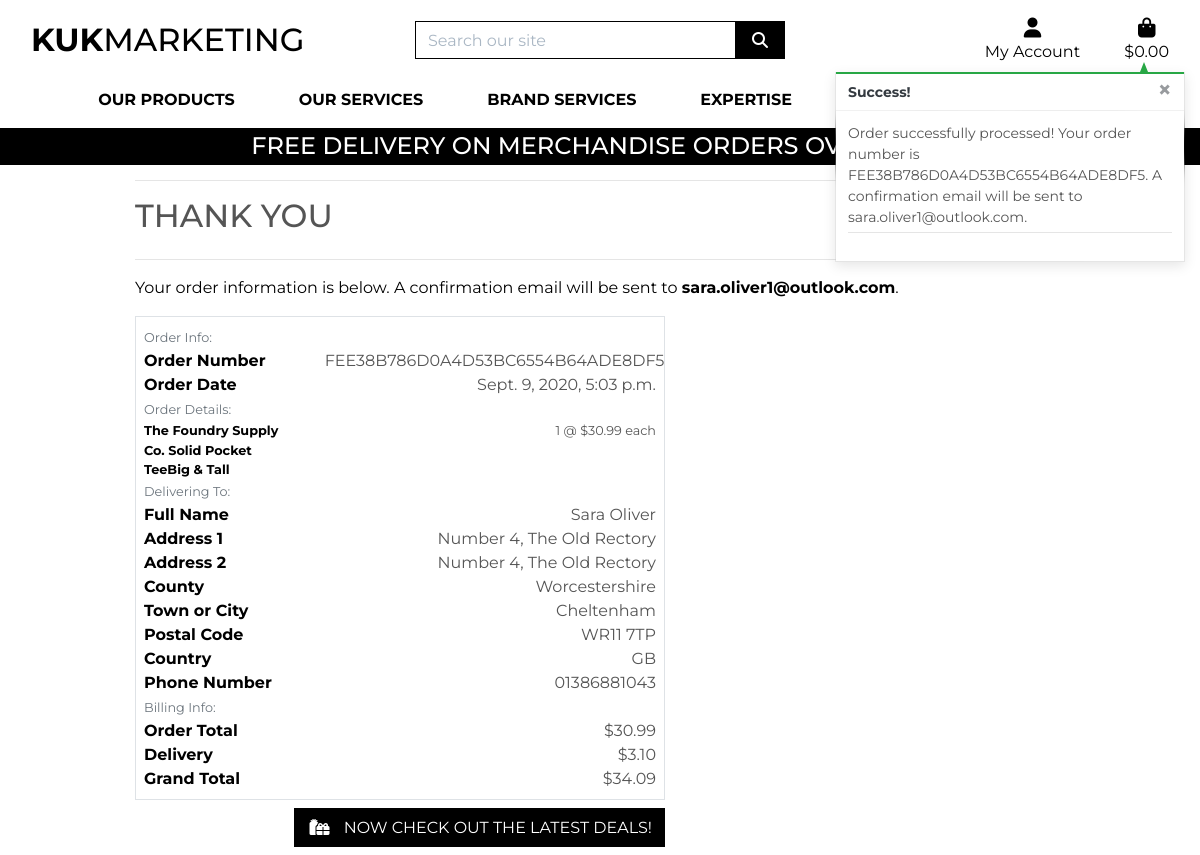
The page /checkout/checkout_success/FEE38B786D0A4D53BC6554B64ADE8DF5 on the database its author committed.
### checkout/models.py (models this page shows, shortened)
class Order(models.Model):
    order_number = models.CharField(max_length=32, null=False, editable=False)
    user_profile = models.ForeignKey(UserProfile, on_delete=models.SET_NULL,
                                     null=True, blank=True, related_name='orders')
    full_name = models.CharField(max_length=50, null=False, blank=False)
    email = models.EmailField(max_length=254, null=False, blank=False)
    phone_number = models.CharField(max_length=20, null=False, blank=False)
    country = CountryField(blank_label='Country *', null=False, blank=False)
    postcode = models.CharField(max_length=20, null=True, blank=True)
    town_or_city = models.CharField(max_length=40, null=False, blank=False)
    street_address1 = models.CharField(max_length=80, null=False, blank=False)
    street_address2 = models.CharField(max_length=80, null=True, blank=True)
    county = models.CharField(max_length=80, null=True, blank=True)
    date = models.DateTimeField(auto_now_add=True)
    delivery_cost = models.DecimalField(max_digits=6, decimal_places=2, null=False, default=0)
    order_total = models.DecimalField(max_digits=10, decimal_places=2, null=False, default=0)
    grand_total = models.DecimalField(max_digits=10, decimal_places=2, null=False, default=0)
    original_bag = models.TextField(null=False, blank=False, default='')
    stripe_pid = models.CharField(max_length=254, null=False, blank=False, default='')

class OrderLineItem(models.Model):
    order = models.ForeignKey(Order, null=False, blank=False, on_delete=models.CASCADE, related_name='lineitems')
    product = models.ForeignKey(Product, null=False, blank=False, on_delete=models.CASCADE)
    product_size = models.CharField(max_length=2, null=True, blank=True) # XS, S, M, L, XL
    quantity = models.IntegerField(null=False, blank=False, default=0)
    lineitem_total = models.DecimalField(max_digits=6, decimal_places=2, null=False, blank=False, editable=False)

### products/models.py (models this page shows, shortened)
class Product(models.Model):
    category = models.ForeignKey('Category', null=True, blank=True, on_delete=models.SET_NULL)
    sku = models.CharField(max_length=254, null=True, blank=True)
    name = models.CharField(max_length=254)
    description = models.TextField()
    has_sizes = models.BooleanField(default=False, null=True, blank=True)
    price = models.DecimalField(max_digits=6, decimal_places=2)
    rating = models.DecimalField(max_digits=6, decimal_places=2, null=True, blank=True)
    image_url = models.URLField(max_length=1024, null=True, blank=True)
    image = models.ImageField(null=True, blank=True)

### checkout/views.py (the view, shortened to what this page needs)
# urls.py: path('checkout_success/<order_number>', views.checkout_success,
def checkout_success(request, order_number):
    save_info = request.session.get('save_info')
    order = get_object_or_404(Order, order_number=order_number)
    messages.success(request, f'Order successfully processed! \
        Your order number is {order_number}. A confirmation \
        email will be sent to {order.email}.')
    if 'bag' in request.session:
        del request.session['bag']
    template = 'checkout/checkout_success.html'
    context = {
        'order': order,
    }
    return render(request, template, context)

### bag/contexts.py (called while the page is built, shortened)
def bag_contents(request):
    bag_items = []
    total = 0
    product_count = 0
    bag = request.session.get('bag', {})
    if total < settings.FREE_DELIVERY_THRESHOLD:
        delivery = total * Decimal(settings.STANDARD_DELIVERY_PERCENTAGE / 100)
        free_delivery_delta = settings.FREE_DELIVERY_THRESHOLD - total
    else:
        delivery = 0
        free_delivery_delta = 0
    grand_total = delivery + total
    context = {
        'bag_items': bag_items,
        'total': total,
        'product_count': product_count,
        'delivery': delivery,
        'free_delivery_delta': free_delivery_delta,
        'free_delivery_threshold': settings.FREE_DELIVERY_THRESHOLD,
        'grand_total': grand_total,
    }
    return context

### checkout/templates/checkout/checkout_success.html (shortened to what this page needs)
{% extends "base.html" %}
{% load static %}
{% block extra_css %}
    <link rel="stylesheet" href="{% static 'checkout/css/checkout.css' %}">
{% endblock %}
{% block page_header %}
    <div class="container header-container">
    </div>
{% endblock %}
{% block content %}
    <div class="overlay"></div>
    <div class="container">
        <div class="row">
            <div class="col">
                <hr>
                <h2 class="logo-font mb-4">Thank You</h2>
                <hr>
                <p class="text-black">Your order information is below. A confirmation email will be sent to <strong>{{ order.email }}</strong>.</p>
            </div>
        </div>
        <div class="row">
            <div class="col-12 col-lg-7">
                <div class="order-confirmation-wrapper p-2 border">
                    <div class="row">
                        <div class="col">
                            <small class="text-muted">Order Info:</small>
                        </div>
                    </div>
                    <div class="row">
                        <div class="col-12 col-md-4">
                            <p class="mb-0 text-black font-weight-bold">Order Number</p>
                        </div>
                        <div class="col-12 col-md-8 text-md-right">
                            <p class="mb-0">{{ order.order_number }}</p>
                        </div>
                    </div>
                    <div class="row">
                        <div class="col-12 col-md-4">
                            <p class="mb-0 text-black font-weight-bold">Order Date</p>
                        </div>
                        <div class="col-12 col-md-8 text-md-right">
                            <p class="mb-0">{{ order.date }}</p>
                        </div>
                    </div>
                    <div class="row">
                        <div class="col">
                            <small class="text-muted">Order Details:</small>
                        </div>
                    </div>
                    {% for item in order.lineitems.all %}
                    <div class="row">
                        <div class="col-12 col-md-4">
                            <p class="small mb-0 text-black font-weight-bold">
                                {{ item.product.name }}{% if item.product_size %} - Size {{ item.product.size|upper }}{% endif %}
                            </p>
                        </div>
                        <div class="col-12 col-md-8 text-md-right">
                            <p class="small mb-0">{{ item.quantity }} @ ${{ item.product.price }} each</p>
                        </div>
                    </div>
                    {% endfor %}
                    <div class="row">
                        <div class="col">
                            <small class="text-muted">Delivering To:</small>
                        </div>
                    </div>
                    <div class="row">
                        <div class="col-12 col-md-4">
                            <p class="mb-0 text-black font-weight-bold">Full Name</p>
                        </div>
                        <div class="col-12 col-md-8 text-md-right">
                            <p class="mb-0">{{ order.full_name }}</p>
                        </div>
                    </div>
                    <div class="row">
                        <div class="col-12 col-md-4">
                            <p class="mb-0 text-black font-weight-bold">Address 1</p>
                        </div>
                        <div class="col-12 col-md-8 text-md-right">
                            <p class="mb-0">{{ order.street_address1 }}</p>
                        </div>
                    </div>
                    {% if order.street_address2 %}
                    <div class="row">
                        <div class="col-12 col-md-4">
                            <p class="mb-0 text-black font-weight-bold">Address 2</p>
                        </div>
                        <div class="col-12 col-md-8 text-md-right">
                            <p class="mb-0">{{ order.street_address1 }}</p>
                        </div>
                    </div>
                    {% endif %}
                    {% if order.county %}
                    <div class="row">
                        <div class="col-12 col-md-4">
                            <p class="mb-0 text-black font-weight-bold">County</p>
                        </div>
                        <div class="col-12 col-md-8 text-md-right">
                            <p class="mb-0">{{ order.county }}</p>
                        </div>
                    </div>
                    {% endif %}
                    <div class="row">
                        <div class="col-12 col-md-4">
                            <p class="mb-0 text-black font-weight-bold">Town or City</p>
                        </div>
                        <div class="col-12 col-md-8 text-md-right">
                            <p class="mb-0">{{ order.town_or_city }}</p>
                        </div>
                    </div>
                    {% if order.postcode %}
                    <div class="row">
                        <div class="col-12 col-md-4">
                            <p class="mb-0 text-black font-weight-bold">Postal Code</p>
                        </div>
                        <div class="col-12 col-md-8 text-md-right">
                            <p class="mb-0">{{ order.postcode }}</p>
                        </div>
                    </div>
                    {% endif %}
                    <div class="row">
                        <div class="col-12 col-md-4">
                            <p class="mb-0 text-black font-weight-bold">Country</p>
                        </div>
                        <div class="col-12 col-md-8 text-md-right">
                            <p class="mb-0">{{ order.country }}</p>
                        </div>
                    </div>
                    <div class="row">
                        <div class="col-12 col-md-4">
                            <p class="mb-0 text-black font-weight-bold">Phone Number</p>
                        </div>
                        <div class="col-12 col-md-8 text-md-right">
                            <p class="mb-0">{{ order.phone_number }}</p>
                        </div>
                    </div>
                    <div class="row">
                        <div class="col">
                            <small class="text-muted">Billing Info:</small>
                        </div>
                    </div>
                    <div class="row">
                        <div class="col-12 col-md-4">
                            <p class="mb-0 text-black font-weight-bold">Order Total</p>
                        </div>
                        <div class="col-12 col-md-8 text-md-right">
                            <p class="mb-0">${{ order.order_total }}</p>
                        </div>
                    </div>
                    <div class="row">
                        <div class="col-12 col-md-4">
                            <p class="mb-0 text-black font-weight-bold">Delivery</p>
                        </div>
                        <div class="col-12 col-md-8 text-md-right">
                            <p class="mb-0">${{ order.delivery_cost }}</p>
                        </div>
                    </div>
                    <div class="row">
                        <div class="col-12 col-md-4">
                            <p class="mb-0 text-black font-weight-bold">Grand Total</p>
                        </div>
                        <div class="col-12 col-md-8 text-md-right">
                            <p class="mb-0">${{ order.grand_total }}</p>
                        </div>
                    </div>
                </div>
            </div>
        </div>
        <div class="row">
			<div class="col-12 col-lg-7 text-right">
                {% if from_profile %}
                    <a href="{% url 'profile' %}" class="btn btn-black rounded-0 my-2">
                        <span class="icon mr-2">
                            <i class="fas fa-angle-left"></i>
                        </span>
                        <span class="text-uppercase">Back to Profile</span>
                    </a>
                {% else %}
                    <a href="{% url 'products' %}?category=new_arrivals,deals,clearance" class="btn btn-black rounded-0 my-2">
                        <span class="icon mr-2">
                            <i class="fas fa-gifts"></i>
                        </span>
                        <span class="text-uppercase">Now check out the latest deals!</span>
                    </a>
                {% endif %}
			</div>
		</div>
    </div>
{% endblock %}

### static/css/base.css (style rules this page uses)
html { height: 100%; font-family: 'Montserrat', sans-serif; }
body { background: url('/media/homepage_background.png') no-repeat center center fixed; background-size: cover; height: calc(100vh - 164px); color: #555; font-family: 'Montserrat'; }
.icon { align-items: center; display: inline-flex; justify-content: center; height: 1.5rem; width: 1.5rem; }
.logo-font { text-transform: uppercase; }
.btn-black { background: black; color: white; }
.text-black { color: #000 !important; }
.overlay { height: 100%; width: 100%; top: 0; left: 0; position: fixed; background: white; z-index: -1; }
@media (min-width: 1200px) { .container { max-width: 80%; } }
@media (min-width: 992px) { .header-container { padding-top: 164px; } }

### rows shown on the page
Order: email "sara.oliver1@outlook.com", order_number "FEE38B786D0A4D53BC6554B64ADE8DF5", date "Sept. 9, 2020, 5:03 p.m.", full_name "Sara Oliver", street_address1 "Number 4, The Old Rectory", county "Worcestershire", town_or_city "Cheltenham", postcode "WR11 7TP", country "GB", phone_number "01386881043", order_total "30.99", delivery_cost "3.10", grand_total "34.09"
OrderLineItem: product.name "The Foundry Supply Co. Solid Pocket TeeBig & Tall", quantity "1", product.price "30.99"

### other values the page prints
{{ message }} "Order successfully processed! Your order number is FEE38B786D0A4D53BC6554B64ADE8DF5. A confirmation email will be sent to sara.oliver1@outlook.com."
